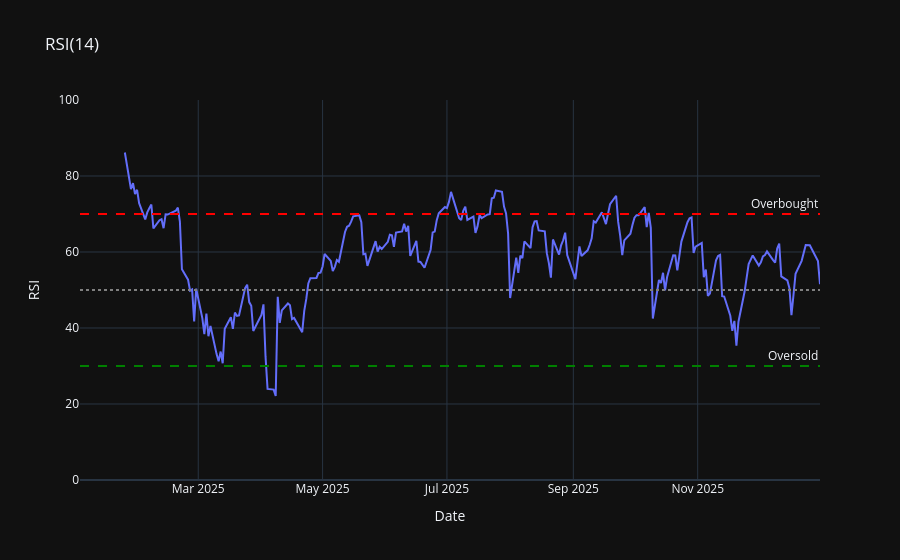

Source (notebook cell):
### Markdown cell above
## 3) RSI Indicator

### Code cell
rsi = RSI(period=14)
df_rsi = rsi.compute(df.copy())
rsi.plot(df_rsi)

df_rsi[rsi.output_columns].tail()

### Figure 1 — Plotly figure (JSON) as saved in the notebook; plotly's stock layout.template omitted (floating-point values rounded to 4 significant figures; data arrays with more than 128 entries replaced by an {"elided": "..."} marker saying what was removed)
{"data": [{"mode": "lines", "name": "indicator__rsi_14", "x": {"elided": "250 str values"}, "y": {"elided": "250 float values"}, "type": "scatter"}], "layout": {"shapes": [{"line": {"color": "red", "dash": "dash"}, "type": "line", "x0": 0, "x1": 1, "xref": "x domain", "y0": 70, "y1": 70, "yref": "y"}, {"line": {"color": "green", "dash": "dash"}, "type": "line", "x0": 0, "x1": 1, "xref": "x domain", "y0": 30, "y1": 30, "yref": "y"}, {"line": {"color": "gray", "dash": "dot"}, "type": "line", "x0": 0, "x1": 1, "xref": "x domain", "y0": 50, "y1": 50, "yref": "y"}], "annotations": [{"showarrow": false, "text": "Overbought", "x": 1, "xanchor": "right", "xref": "x domain", "y": 70, "yanchor": "bottom", "yref": "y"}, {"showarrow": false, "text": "Oversold", "x": 1, "xanchor": "right", "xref": "x domain", "y": 30, "yanchor": "bottom", "yref": "y"}], "yaxis": {"title": {"text": "RSI"}, "range": [0, 100]}, "title": {"text": "RSI(14)"}, "xaxis": {"title": {"text": "Date"}}}}
